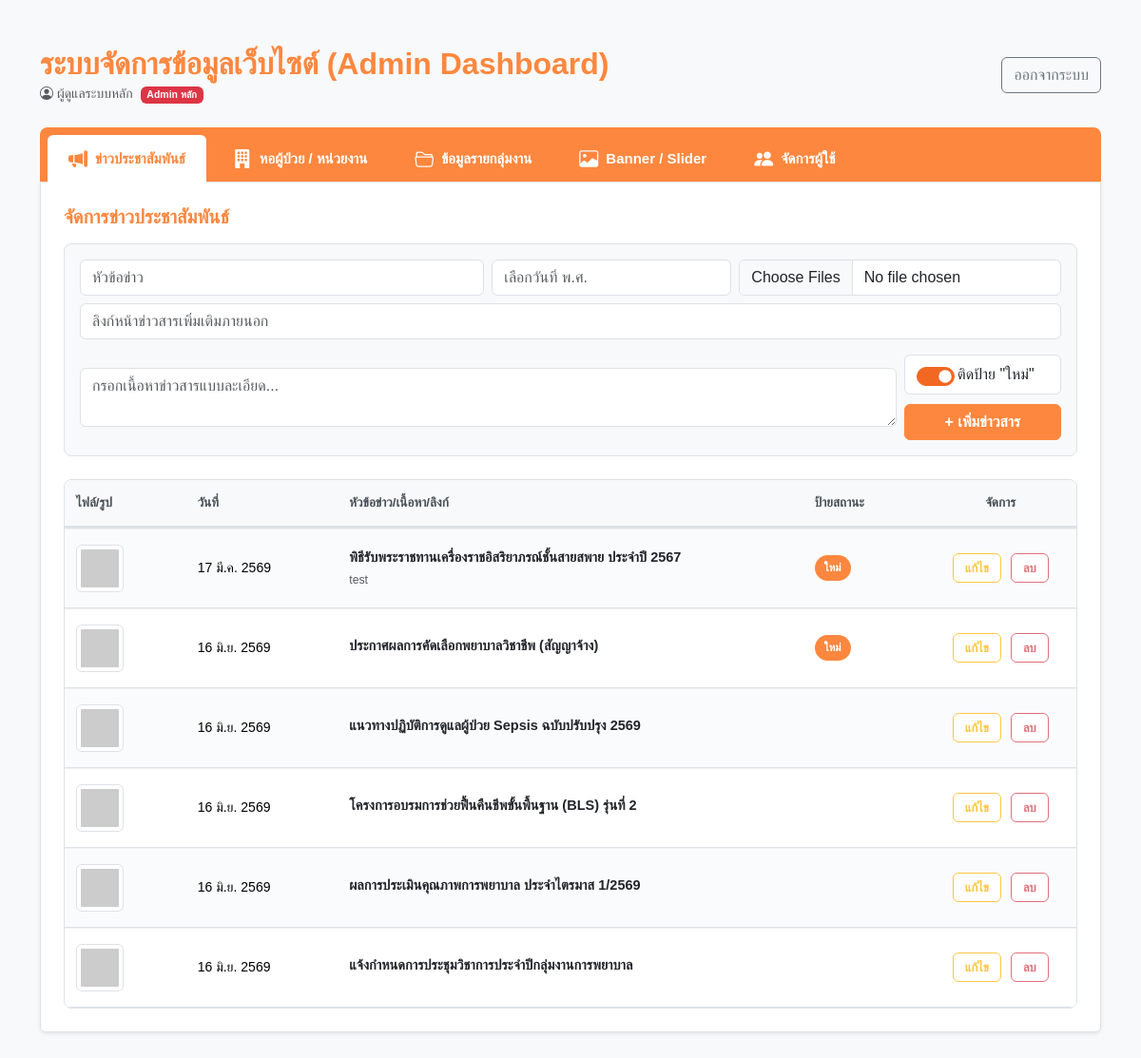
/admin.php (signed in), run on the app's committed database.
### tables this page shows
CREATE TABLE IF NOT EXISTS `news` (
  `id` int NOT NULL AUTO_INCREMENT,
  `title` varchar(255) NOT NULL,
  `content` text,
  `image_name` varchar(255) DEFAULT 'default.jpg',
  `is_new` tinyint(1) DEFAULT '1',
  `link_url` varchar(255) DEFAULT NULL,
  `created_at` date NOT NULL,
  PRIMARY KEY (`id`)
);

### admin.php (the view, shortened to what this page needs)
<?php
require_once 'connect.php';
$user_role     = $_SESSION['role'] ?? 'main';
$user_dept_id  = $_SESSION['department_id'] ?? null;
$is_main_admin = ($user_role === 'main');
$is_dept_admin = ($user_role === 'dept' && $user_dept_id);
if ($is_dept_admin) {
    $active_tab = 'dept_contents';
    $_GET['dept_id'] = $user_dept_id;
} else {
    $active_tab = $_GET['tab'] ?? 'news';
}
function dateToThaiText($dateStr) {
    $time = strtotime($dateStr);
    $d  = date('j', $time);
    $m  = date('n', $time);
    $y  = date('Y', $time) + 543;
    $months = ["", "ม.ค.", "ก.พ.", "มี.ค.", "เม.ย.", "พ.ค.", "มิ.ย.", "ก.ค.", "ส.ค.", "ก.ย.", "ต.ค.", "พ.ย.", "ธ.ค."];
    return "$d {$months[$m]} $y";
}
function parseFileNames($fileData) {
    $decoded = json_decode($fileData, true);
    if (is_string($fileData) && !empty($fileData)) return [$fileData];
    return [];
}
$conn->exec("CREATE TABLE IF NOT EXISTS department_contents (
    id INT AUTO_INCREMENT PRIMARY KEY,
    department_id INT NOT NULL,
    section VARCHAR(50) NOT NULL,
    title VARCHAR(255) NOT NULL,
    content TEXT NULL,
    file_name TEXT NULL,
    link_url VARCHAR(500) NULL,
    sort_order INT NOT NULL DEFAULT 1,
    created_at TIMESTAMP DEFAULT CURRENT_TIMESTAMP,
    INDEX idx_department_section (department_id, section)
) ENGINE=InnoDB DEFAULT CHARSET=utf8mb4");
try {
    $conn->exec("ALTER TABLE department_contents MODIFY file_name TEXT NULL");
} catch (Exception $e) { }
$conn->exec("CREATE TABLE IF NOT EXISTS banners (
    id INT AUTO_INCREMENT PRIMARY KEY,
    title VARCHAR(255) NOT NULL,
    subtitle TEXT NULL,
    image_name VARCHAR(500) NULL,
    link_url VARCHAR(500) NULL,
    sort_order INT NOT NULL DEFAULT 1,
    is_active TINYINT(1) NOT NULL DEFAULT 1,
    created_at TIMESTAMP DEFAULT CURRENT_TIMESTAMP
) ENGINE=InnoDB DEFAULT CHARSET=utf8mb4");
$news_items         = [];
$all_depts        = $conn->query("SELECT * FROM departments ORDER BY id ASC")->fetchAll(PDO::FETCH_ASSOC);
$selected_dept_id = $is_dept_admin
    ? (int)$user_dept_id
    : (int)($_GET['dept_id'] ?? ($all_depts[0]['id'] ?? 0));
if ($active_tab == 'news') {
    $news_items = $conn->query("SELECT * FROM news ORDER BY id DESC")->fetchAll(PDO::FETCH_ASSOC);
} elseif ($active_tab == 'departments') {
    $dept_items = $conn->query("SELECT * FROM departments ORDER BY id DESC")->fetchAll(PDO::FETCH_ASSOC);
} elseif ($active_tab == 'banners') {
    $banner_items = $conn->query("SELECT * FROM banners ORDER BY sort_order ASC, id ASC")->fetchAll(PDO::FETCH_ASSOC);
}
?>
<!DOCTYPE html>
<html lang="th">
<head>
    <link href="https://cdn.jsdelivr.net/npm/bootstrap@5.3.3/dist/css/bootstrap.min.css" rel="stylesheet">
    <link rel="stylesheet" href="https://cdn.jsdelivr.net/npm/bootstrap-icons@1.11.0/font/bootstrap-icons.css">
    <link rel="stylesheet" href="https://cdn.jsdelivr.net/npm/flatpickr/dist/flatpickr.min.css">
    <link rel="stylesheet" href="admin.css">
</head>
<body class="bg-light">
<div class="container my-5">
    <div class="d-flex flex-column flex-md-row justify-content-between align-items-start align-items-md-center mb-4 gap-3">
        <div>
            <h2 class="mb-0 text-hospital fw-bold">ระบบจัดการข้อมูลเว็บไซต์ (Admin Dashboard)</h2>
            <small class="text-muted">
                <i class="bi bi-person-circle"></i>
                <?= htmlspecialchars($_SESSION['display_name'] ?? $_SESSION['username']) ?>
                <?php if ($is_main_admin): ?>
                    <span class="badge bg-danger ms-1">Admin หลัก</span>
                <?php else: ?>
                    <span class="badge-orange-style ms-1">Admin แผนก</span>
                <?php endif; ?>
            </small>
        </div>
        <div class="d-flex gap-2">
            <a href="logout.php" class="btn btn-outline-secondary">ออกจากระบบ</a>
        </div>
    </div>
    <ul class="nav nav-tabs" id="hospitalTabs">
        <?php if ($is_main_admin): ?>
        <li class="nav-item">
            <a class="nav-link <?= $active_tab == 'news' ? 'active' : '' ?>" href="?tab=news">
                <i class="bi bi-megaphone-fill fs-5 icon-news"></i> ข่าวประชาสัมพันธ์
            </a>
        </li>
        <?php endif; ?>
        <?php if ($is_main_admin): ?>
        <li class="nav-item">
            <a class="nav-link <?= $active_tab == 'departments' ? 'active' : '' ?>" href="?tab=departments">
                <i class="bi bi-building-fill fs-5 icon-dept"></i> หอผู้ป่วย / หน่วยงาน
            </a>
        </li>
        <?php endif; ?>
        <li class="nav-item">
            <a class="nav-link <?= $active_tab == 'dept_contents' ? 'active' : '' ?>" href="?tab=dept_contents">
                <i class="bi bi-folder2-open fs-5 icon-dept"></i> ข้อมูลรายกลุ่มงาน
            </a>
        </li>
        <?php if ($is_main_admin): ?>
        <li class="nav-item">
            <a class="nav-link <?= $active_tab == 'banners' ? 'active' : '' ?>" href="?tab=banners">
                <i class="bi bi-image fs-5"></i> Banner / Slider
            </a>
        </li>
        <li class="nav-item">
            <a class="nav-link <?= $active_tab == 'users' ? 'active' : '' ?>" href="?tab=users">
                <i class="bi bi-people-fill fs-5"></i> จัดการผู้ใช้
            </a>
        </li>
        <?php endif; ?>
    </ul>
    <div class="tab-content bg-white p-4 border rounded-bottom shadow-sm">
        <?php if($active_tab == 'news'): ?>
        <div>
            <h5 class="text-hospital mb-3 fw-bold">จัดการข่าวประชาสัมพันธ์</h5>
            <form action="admin.php?tab=news" method="POST" enctype="multipart/form-data" class="admin-form-container">
                <div class="row g-2 mb-2">
                    <div class="col-md-5"><input type="text" name="title" class="form-control" placeholder="หัวข้อข่าว" required></div>
                    <div class="col-md-3"><input type="text" name="created_at" id="news_date_picker" class="form-control bg-white" placeholder="เลือกวันที่ พ.ศ." required></div>
                    <div class="col-md-4"><input type="file" name="image[]" class="form-control" accept="image/*,application/pdf" multiple></div>
                </div>
                <div class="row g-2 mb-3">
                    <div class="col-12"><input type="url" name="link_url" class="form-control" placeholder="ลิงก์หน้าข่าวสารเพิ่มเติมภายนอก"></div>
                </div>
                <div class="row g-2 align-items-center">
                    <div class="col-md-10">
                        <textarea name="content" class="form-control" rows="2" placeholder="กรอกเนื้อหาข่าวสารแบบละเอียด..."></textarea>
                    </div>
                    <div class="col-md-2 text-end d-flex flex-column gap-2 justify-content-end align-items-end">
                        <div class="form-check form-switch p-2 border rounded bg-white w-100 text-center">
                            <input class="form-check-input ms-1" type="checkbox" name="is_new" id="news_is_new" value="1" checked>
                            <label class="form-check-label me-3" for="news_is_new">ติดป้าย "ใหม่"</label>
                        </div>
                        <button type="submit" class="btn btn-hospital-orange w-100">+ เพิ่มข่าวสาร</button>
                    </div>
                </div>
            </form>
            <div class="admin-table-scroll mt-4">
            <table class="table align-middle mb-0">
                <thead><tr><th>ไฟล์/รูป</th><th>วันที่</th><th>หัวข้อข่าว/เนื้อหา/ลิงก์</th><th>ป้ายสถานะ</th><th>จัดการ</th></tr></thead>
                <tbody>
                    <?php foreach($news_items as $row):
                        $news_content = $row['content'] ?? '';
                        $is_new_badge = isset($row['is_new']) ? (int)$row['is_new'] : 0;
                        $news_link    = $row['link_url'] ?? '';
                        $news_files   = parseFileNames($row['image_name']);
                    ?>
                    <tr>
                        <td width="12%">
                            <div style="display:flex; flex-direction:column; gap:6px;">
                                <?php foreach ($news_files as $file):
                                    $is_pdf = strtolower(pathinfo($file, PATHINFO_EXTENSION)) === 'pdf';
                                ?>
                                    <?php if($is_pdf): ?>
                                        <a href="uploads/<?= htmlspecialchars($file) ?>" target="_blank" class="btn btn-outline-danger btn-sm"><i class="bi bi-file-earmark-pdf-fill"></i> PDF</a>
                                    <?php else: ?>
                                        <img src="uploads/<?= htmlspecialchars($file) ?>" width="50" class="img-thumbnail" onerror="this.src='https://placehold.co/50x50?text=No+Image'" style="height:auto;">
                                    <?php endif; ?>
                                <?php endforeach; ?>
                            </div>
                        </td>
                        <td width="15%"><?= dateToThaiText($row['created_at']) ?></td>
                        <td>
                            <strong><?= htmlspecialchars($row['title']) ?></strong>
                            <div class="text-muted small text-preview-short"><?php
                                $preview = mb_substr($news_content, 0, 100, 'UTF-8');
                                echo htmlspecialchars($preview);
                            ?></div>
                        </td>
                        <td width="12%"><?php if($is_new_badge === 1): ?><span class="badge-orange-style">ใหม่</span><?php endif; ?></td>
                        <td width="15%">
                            <button class="btn btn-outline-edit-style btn-sm me-1" onclick='editNews(<?= (int)$row["id"] ?>, <?= json_encode($row["title"], JSON_HEX_TAG|JSON_HEX_APOS|JSON_HEX_QUOT|JSON_HEX_AMP|JSON_UNESCAPED_UNICODE) ?>, <?= json_encode($news_content, JSON_HEX_TAG|JSON_HEX_APOS|JSON_HEX_QUOT|JSON_HEX_AMP|JSON_UNESCAPED_UNICODE) ?>, <?= json_encode($row["created_at"], JSON_HEX_TAG|JSON_HEX_APOS|JSON_HEX_QUOT|JSON_HEX_AMP) ?>, <?= json_encode($row["image_name"], JSON_HEX_TAG|JSON_HEX_APOS|JSON_HEX_QUOT|JSON_HEX_AMP|JSON_UNESCAPED_UNICODE) ?>, <?= (int)$is_new_badge ?>, <?= json_encode($news_link, JSON_HEX_TAG|JSON_HEX_APOS|JSON_HEX_QUOT|JSON_HEX_AMP|JSON_UNESCAPED_UNICODE) ?>)'>แก้ไข</button>
                            <a href="admin.php?tab=news&del_news=<?= $row['id'] ?>" class="btn btn-outline-delete-style btn-sm" onclick="return confirm('คุณแน่ใจหรือไม่ว่าต้องการลบข้อมูลนี้?')">ลบ</a>
                        </td>
                    </tr>
                    <?php endforeach; ?>
                </tbody>
            </table>
            </div>
        </div>
        <?php endif; ?>
    </div></div>
</body>
</html>

### admin.css (style rules this page uses)
:root { --hospital-orange: #fd873e; --hospital-orange-active: #fd873e; --btn-edit-yellow: #ffc643; --btn-delete-red: #df707b; --modal-btn-cancel-bg: #ffffff; --modal-btn-cancel-border: #6c757d; --modal-btn-cancel-text: #495057; --modal-btn-cancel-hover-bg: #f8f9fa; }
body { font-family: sans-serif; }
.text-hospital { color: var(--hospital-orange) !important; }
.nav-tabs { background-color: var(--hospital-orange) !important; padding: 8px 8px 0 8px; border-radius: 8px 8px 0 0; border-bottom: none !important; display: flex; align-items: flex-end; }
.nav-tabs .nav-link { color: #ffffff !important; font-weight: bold; font-size: 15px; border: none !important; padding: 10px 22px; margin-right: 6px; border-radius: 6px 6px 0 0; transition: all 0.2s ease; display: flex; align-items: center; gap: 8px; }
.nav-tabs .icon-news { color: #ffffff !important; }
.nav-tabs .icon-dept { color: #ffffff !important; }
.nav-tabs .nav-link.active { background-color: #ffffff !important; color: var(--hospital-orange) !important; }
.nav-tabs .nav-link.active .icon-news, .nav-tabs .nav-link.active .icon-events, .nav-tabs .nav-link.active .icon-dept { color: var(--hospital-orange) !important; }
.admin-form-container { background-color: #f8f9fa !important; padding: 16px !important; border: 1px solid #dee2e6 !important; border-radius: 8px !important; margin-top: 16px; margin-bottom: 16px; }
.admin-table-scroll { max-height: 62vh; overflow: auto; border: 1px solid #dee2e6; border-radius: 8px; background: #ffffff; }
.admin-table-scroll table { min-width: 980px; }
.admin-table-scroll thead th { position: sticky; top: 0; z-index: 2; background: #ffffff; box-shadow: inset 0 -1px 0 #dee2e6; }
.btn-outline-edit-style { background-color: #fff !important; color: var(--btn-edit-yellow) !important; border: 1.5px solid var(--btn-edit-yellow) !important; font-weight: bold; padding: 4px 12px; border-radius: 6px; transition: all 0.2s ease; }
.btn-outline-delete-style { background-color: #fff !important; color: var(--btn-delete-red) !important; border: 1.5px solid var(--btn-delete-red) !important; font-weight: bold; padding: 4px 12px; border-radius: 6px; transition: all 0.2s ease; }
.btn-hospital-orange { background-color: var(--hospital-orange) !important; border-color: var(--hospital-orange) !important; color: white !important; font-weight: bold; }
.badge-orange-style { background-color: var(--hospital-orange); color: white; padding: 4px 8px; border-radius: 5px; font-size: 13px; font-weight: bold; display: inline-block; }
.form-check-input:checked { background-color: var(--hospital-orange) !important; border-color: var(--hospital-orange) !important; }

### data on the page
news: created_at "17 มี.ค. 2569", title "พิธีรับพระราชทานเครื่องราชอิสริยาภรณ์ชั้นสายสพาย ประจำปี 2567", content "test", is_new "ใหม่"
news: created_at "16 มิ.ย. 2569", title "ประกาศผลการคัดเลือกพยาบาลวิชาชีพ (สัญญาจ้าง)", is_new "ใหม่"
news: created_at "16 มิ.ย. 2569", title "แนวทางปฏิบัติการดูแลผู้ป่วย Sepsis ฉบับปรับปรุง 2569"
news: created_at "16 มิ.ย. 2569", title "โครงการอบรมการช่วยฟื้นคืนชีพขั้นพื้นฐาน (BLS) รุ่นที่ 2"
news: created_at "16 มิ.ย. 2569", title "ผลการประเมินคุณภาพการพยาบาล ประจำไตรมาส 1/2569"
news: created_at "16 มิ.ย. 2569", title "แจ้งกำหนดการประชุมวิชาการประจำปีกลุ่มงานการพยาบาล"

### other printed values
$_SESSION['display_name'] "ผู้ดูแลระบบหลัก"
